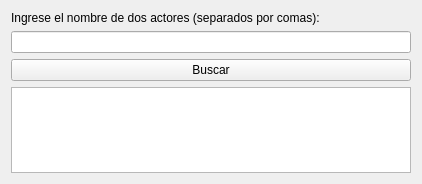
<?xml version="1.0" encoding="UTF-8"?>
<ui version="4.0">
 <class>actor</class>
 <widget class="QWidget" name="actor">
  <property name="windowModality">
   <enum>Qt::WindowModality::NonModal</enum>
  </property>
  <property name="geometry">
   <rect>
    <x>0</x>
    <y>0</y>
    <width>422</width>
    <height>184</height>
   </rect>
  </property>
  <property name="windowTitle">
   <string>Busqueda por actor</string>
  </property>
  <property name="windowIcon">
   <iconset theme="QIcon::ThemeIcon::UserAvailable"/>
  </property>
  <layout class="QGridLayout" name="gridLayout">
   <item row="2" column="0">
    <widget class="QPushButton" name="boton_buscar">
     <property name="text">
      <string>Buscar</string>
     </property>
    </widget>
   </item>
   <item row="1" column="0">
    <widget class="QLineEdit" name="input_busqueda"/>
   </item>
   <item row="0" column="0">
    <widget class="QLabel" name="label_busqueda">
     <property name="text">
      <string>Ingrese el nombre de dos actores (separados por comas):</string>
     </property>
    </widget>
   </item>
   <item row="3" column="0">
    <widget class="QListWidget" name="resultados"/>
   </item>
  </layout>
 </widget>
 <resources/>
 <connections>
  <connection>
   <sender>boton_buscar</sender>
   <signal>clicked()</signal>
   <receiver>actor</receiver>
   <slot>_VentanaBuscarPorActor__buscar_actor()</slot>
   <hints>
    <hint type="sourcelabel">
     <x>230</x>
     <y>91</y>
    </hint>
    <hint type="destinationlabel">
     <x>420</x>
     <y>87</y>
    </hint>
   </hints>
  </connection>
 </connections>
 <slots>
  <slot>_VentanaBuscarPorActor__buscar_actor()</slot>
 </slots>
</ui>
